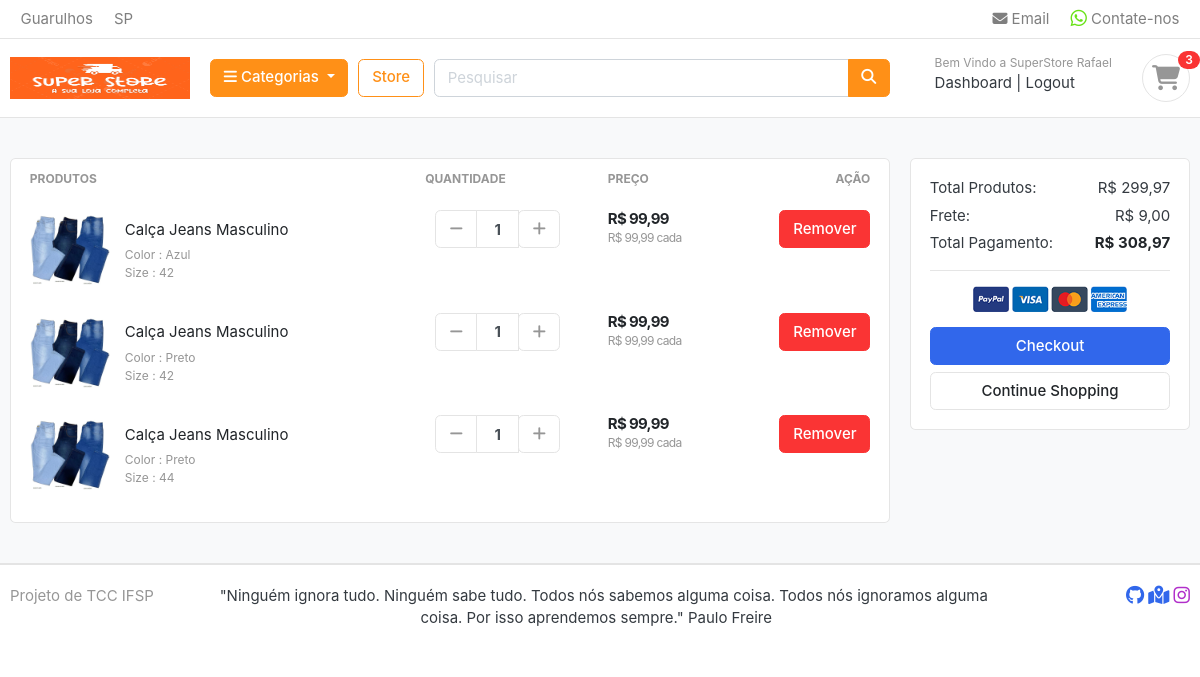
Screenshot of /cart/ (signed in) with the database file from the repository.
### accounts/models.py (models this page shows, shortened)
class Account(AbstractBaseUser):
    primeiro_nome  = models.CharField(max_length=50)
    ultimo_nome = models.CharField(max_length=50)
    username = models.CharField(max_length=50, unique=True)
    email = models.EmailField(max_length=100, unique=True)
    telefone = models.CharField(max_length=20)
    data_de_entrada = models.DateTimeField(auto_now_add=True)
    ultimo_login = models.DateTimeField(auto_now_add=True)
    is_admin =  models.BooleanField(default=False)
    is_staff =  models.BooleanField(default=False)
    is_active = models.BooleanField(default=False)
    is_superadmin = models.BooleanField(default=False)
    USERNAME_FIELD = 'email'
    REQUIRED_FIELDS = ['username', 'primeiro_nome', 'ultimo_nome',]
    objects = MyAccountManager()

### carts/models.py (models this page shows, shortened)
class CartItem(models.Model):
    user = models.ForeignKey(Account, on_delete=models.CASCADE, null=True)
    produto = models.ForeignKey(Produto, on_delete=models.CASCADE)
    variations = models.ManyToManyField(Variation, blank=True)
    cart = models.ForeignKey(Cart, on_delete=models.CASCADE, null=True)
    quantidade = models.IntegerField()
    is_active = models.BooleanField(default=True)
    def sub_total(self):
        return self.produto.preco * self.quantidade

### store/models.py (models this page shows, shortened)
class Produto(models.Model):
    produto_nome = models.CharField(max_length=200, unique=True)
    slug = models.SlugField(max_length=200, unique=True)
    descricao = models.TextField(max_length=800, blank=True)
    preco = models.FloatField()
    foto = models.ImageField(upload_to='photos/produtos')
    estoque = models.IntegerField()
    avaliavel = models.BooleanField(default=True)
    categoria = models.ForeignKey(Categoria, on_delete=models.CASCADE)
    criado_date = models.DateTimeField(auto_now_add=True)
    modificado_date = models.DateTimeField(auto_now_add=True)
    class Meta:
        verbose_name = 'produto'
        verbose_name_plural  ='produtos'
    def get_url(self):
        return reverse('product_detail', args=[self.categoria.slug, self.slug])

class Variation(models.Model):
    produto = models.ForeignKey(Produto, on_delete=models.CASCADE)
    variation_categoria = models.CharField(max_length=100, choices=variation_categoria_choice)
    variation_valor = models.CharField(max_length=100)
    is_active = models.BooleanField(default=True)
    created_date = models.DateTimeField(auto_now=True)
    objects = VariationManager()

### carts/views.py (the view)
# urls.py: path('cart/', include('carts.urls')),
def cart(request, total=0, quantidade=0, cart_items=None):
    try:
        taxa = 0
        grand_total = 0
        if request.user.is_authenticated:
            cart_items = CartItem.objects.filter(user=request.user, is_active=True)
        else:
            cart = Cart.objects.get(cart_id=_cart_id(request))
            cart_items = CartItem.objects.filter(cart=cart, is_active=True)
        for cart_item in cart_items:
            quantidade += cart_item.quantidade
            total += cart_item.produto.preco * cart_item.quantidade
        if total < 500:
            taxa = (3 * total) / 100
        else:
            taxa = (2 * total) / 100
        grand_total = total + taxa
    except ObjectDoesNotExist:
        pass
    context = {
        "total": total,
        "quantidade": quantidade,
        "cart_items": cart_items,
        "taxa": taxa,
        "grand_total": grand_total,
    }
    return render(request, "store/cart.html", context)

### templates/store/cart.html (shortened to what this page needs)
{% extends 'base.html' %}
{% load static %}
{% block content %}
<section class="section-content padding-y bg">
    <div class="container">
        {% if not cart_items %}
        <h3 class="text-danger text-center"> Carrinho Vazio </h3>
        <br>
        <p class="text-lg-center"> Selecione alguma mercadoria dentro de nossa Loja!!</p>
        {% else %}
        <div class="row">
            <aside class="col-lg-9">
                <div class="card">
                    <table class="table table-borderless table-shopping-cart">
                        <thead class="text-muted">
                            <tr class="small text-uppercase">
                                <th scope="col">Produtos</th>
                                <th scope="col" width="120">Quantidade</th>
                                <th scope="col" width="120">Preço</th>
                                <th scope="col" class="text-right" width="180"> Ação </th>
                            </tr>
                        </thead>
                        <tbody>
                            {% for cart_item in cart_items %}
                            <tr>
                                <td>
                                    <figure class="itemside align-items-center">
                                        <div class="aside"><img src="{{ cart_item.produto.foto.url }}" class="img-sm">
                                        </div>
                                        <figcaption class="info">
                                            <a href="{{ cart_item.produto.get_url }}"
                                                class="title text-dark">{{ cart_item.produto.produto_nome }}</a>
                                            <p class="text-muted small">
                                                {% if cart_item.variations.all %}
                                                {% for item in cart_item.variations.all %}
                                                {{item.variation_categoria | capfirst}} :
                                                {{item.variation_valor | capfirst}} <br>
                                                {% endfor %}
                                                {% endif %}
                                            </p>
                                        </figcaption>
                                    </figure>
                                </td>
                                <td>
                                    <div class="col">
                                        <div class="input-group input-spinner">
                                            <div class="input-group-prepend">
                                                <a href="{% url 'remove_cart' cart_item.produto.id cart_item.id %}"
                                                    class="btn btn-light" type="button" id="button-plus"> <i
                                                        class="fa fa-minus"></i> </a>
                                            </div>
                                            <input type="text" class="form-control" value="{{ cart_item.quantidade }}">
                                            <div class="input-group-append">
                                                <form action="{% url 'add_cart' cart_item.produto.id %}" method="post">
                                                    <button class="btn btn-light" type="submit" id="button-minus"> <i
                                                            class="fa fa-plus"></i> </button>
                                                </form>
                                            </div>
                                        </div>
                                    </div>
                                </td>
                                <td>
                                    <div class="price-wrap">
                                        <var class="price">R$ {{ cart_item.sub_total|floatformat:2  }}</var>
                                        <small class="text-muted"> R$ {{ cart_item.produto.preco|floatformat:2  }}
                                            cada</small>
                                    </div>
                                </td>
                                <td class="text-right">
                                    <a href="{% url 'remove_cart_item' cart_item.produto.id  cart_item.id %}" onclick="return confirm('Deseja deletar este item?')" class="btn btn-danger">
                                        Remover</a>
                                </td>
                            </tr>
                            {% endfor %}
                        </tbody>
                    </table>
                </div>
            </aside>
            <aside class="col-lg-3">
                <div class="card">
                    <div class="card-body">
                        <dl class="dlist-align">
                            <dt>Total Produtos:</dt>
                            <dd class="text-right">R$ {{ total|floatformat:2  }}</dd>
                        </dl>
                        <dl class="dlist-align">
                            <dt>Frete:</dt>
                            <dd class="text-right"> R$ {{taxa|floatformat:2 }}</dd>
                        </dl>
                        <dl class="dlist-align">
                            <dt>Total Pagamento:</dt>
                            <dd class="text-right text-dark b"><strong>R$ {{ grand_total|floatformat:2  }}</strong></dd>
                        </dl>
                        <hr>
                        <p class="text-center mb-3">
                            <img src="{% static './images/misc/payments.png' %}" height="26">
                        </p>
                        <a href="{% url 'checkout' %}" class="btn btn-primary btn-block"> Checkout </a>
                        <a href="{% url 'store' %}" class="btn btn-light btn-block">Continue Shopping</a>
                    </div>
                </div>
            </aside>
        </div>
        {% endif %}
    </div>
</section>
{% endblock %}

### templates/includes/nav.html (shortened to what this page needs)
{% load static %}
<header class="section-header">
    <nav class="navbar p-md-0 navbar-expand-sm navbar-light border-bottom">
        <div class="container">
            <div class="collapse navbar-collapse" id="navbarTop4">
                <ul class="navbar-nav mr-auto">
                    <li class="nav-item dropdown">
                        <a href="#" class="nav-link"> Guarulhos </a>
                    </li>
                    <li class="nav-item dropdown">
                        <a href="#" class="nav-link"> SP </a>
                    </li>
                </ul>
                <ul class="navbar-nav">
                    <li><a href="#" class="nav-link"> <i class="fa-solid fa-envelope"></i> Email </a></li>
                    <li><a href="https://api.whatsapp.com/send/?phone=5511965739330&text&type=phone_number&app_absent=0"
                            class="nav-link" target="_blank"> </i> Contate-nos </a></li>
                </ul>
            </div>
        </div>
    </nav>
    <section class="header-main border-bottom">
        <div class="container">
            <div class="row align-items-center">
                <div class="col-lg-2 col-md-3 col-6">
                    <a href="{% url 'home' %}" class="brand-wrap">
                        <img class="logo" src="{% static 'images/logo_oficial.png' %}" width="180">
                    </a>
                </div>
                <div class="col-lg col-sm col-md col-6 flex-grow-0">
                    <div class="category-wrap dropdown d-inline-block float-right">
                        <button type="button" class="btn btn-warning dropdown-toggle" data-toggle="dropdown"
                            aria-expanded="false">
                            <i class="fa fa-bars"></i> Categorias
                        </button>
                    </div>
                </div>
                <a href="{% url 'store' %}" class="btn btn-outline-warning">Store</a>
                <div class="col-lg  col-md-6 col-sm-12 col">
                    <form action="{% url 'search' %}" class="search" method="GET">
                        <div class="input-group w-100">
                            <input type="text" class="form-control" style="width:60%;" placeholder="Pesquisar"
                                name="keyword">
                            <div class="input-group-append">
                                <button class="btn btn-warning" type="submit">
                                    <i class="fa fa-search"></i>
                                </button>
                            </div>
                        </div>
                    </form>
                </div>
                <div class="col-lg-3 col-sm-6 col-8 order-2 order-lg-3">
                    <div class="d-flex justify-content-end mb-3 mb-lg-0">
                        {% if user.id is not None %}
                        <div class="widget-header">
                            <small class="title text-muted">Bem Vindo a SuperStore {{ user.primeiro_nome }}</small>
                            <div>
                                <a href="{% url 'dashboard' %}">Dashboard</a> <span class="dark-transp"> | </span>
                                <a href="{% url 'logout' %}"> Logout</a>
                            </div>
                        </div>
                        {% endif %}
                        <a href="{% url 'cart' %}" class="widget-header pl-3 ml-3">
                            <div class="icon icon-sm rounded-circle border"><i
                                    class="fa-solid fa-cart-shopping fa-beat fa-lg"></i>
                            </div>
                            <span class="badge badge-pill badge-danger notify">{{ cart_count }}</span>
                        </a>
                    </div>
                </div>
            </div>
        </div>
    </section>
</header>

### rows the page displays
Account: primeiro_nome "Rafael"
CartItem: produto.foto (picture), produto.produto_nome "Calça Jeans Masculino", quantidade "1", sub_total "99,99", produto.preco "99,99"
Variation: variation_categoria "Color", variation_valor "Azul"
Variation: variation_categoria "Size", variation_valor "42"
CartItem: produto.foto (picture), produto.produto_nome "Calça Jeans Masculino", quantidade "1", sub_total "99,99", produto.preco "99,99"
Variation: variation_categoria "Color", variation_valor "Preto"
CartItem: produto.foto (picture), produto.produto_nome "Calça Jeans Masculino", quantidade "1", sub_total "99,99", produto.preco "99,99"
Variation: variation_categoria "Size", variation_valor "44"

### other values shown
{{ cart_count }} "3"
{{ total|floatformat:2 }} "299,97"
{{ taxa|floatformat:2 }} "9,00"
{{ grand_total|floatformat:2 }} "308,97"
